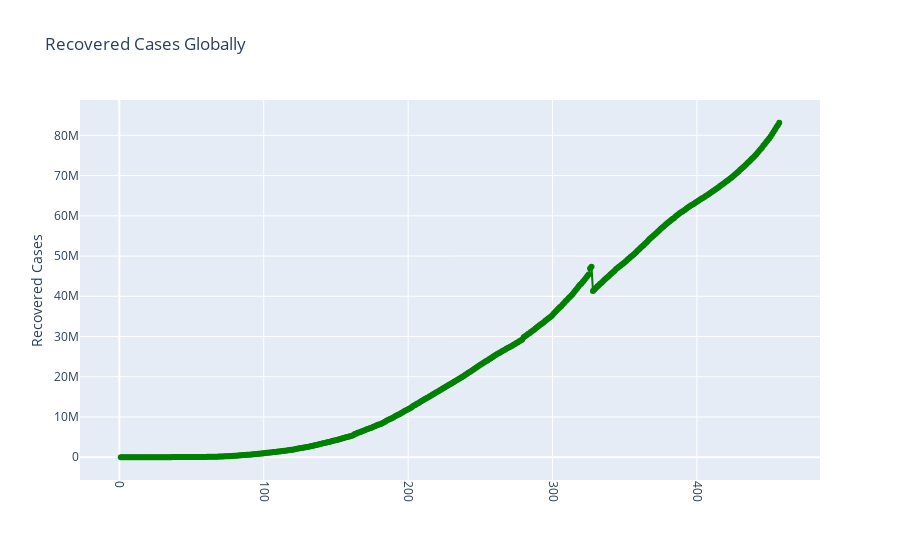

Notebook source saved alongside this figure:
### Code cell
recover_fig=go.Figure(data=go.Scatter(x=recovered_agg_ts.index,y=recovered_agg_ts.values,mode='lines+markers',marker=dict(color='green')))
recover_fig.update_layout(title='Recovered Cases Globally',yaxis_title='Recovered Cases',xaxis_tickangle=-270)

recover_fig.show()

### Figure 1 — Plotly figure (JSON) as saved in the notebook; plotly's stock layout.template omitted (floating-point values rounded to 4 significant figures; data arrays with more than 128 entries replaced by an {"elided": "..."} marker saying what was removed)
{"data": [{"marker": {"color": "green"}, "mode": "lines+markers", "type": "scatter", "x": {"elided": "457 int values"}, "y": {"elided": "457 int values"}}], "layout": {"title": {"text": "Recovered Cases Globally"}, "xaxis": {"tickangle": 90}, "yaxis": {"title": {"text": "Recovered Cases"}}}}
